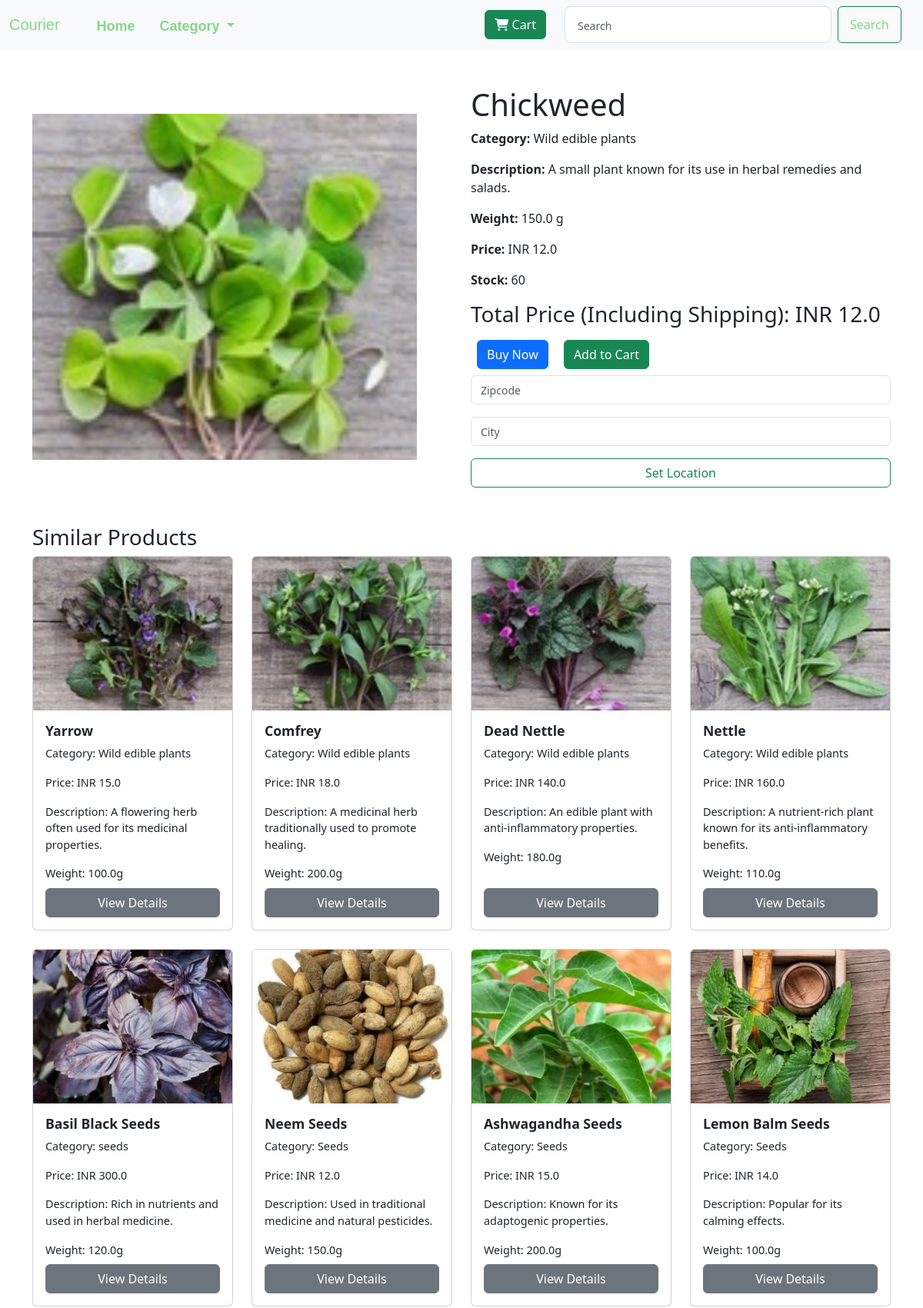
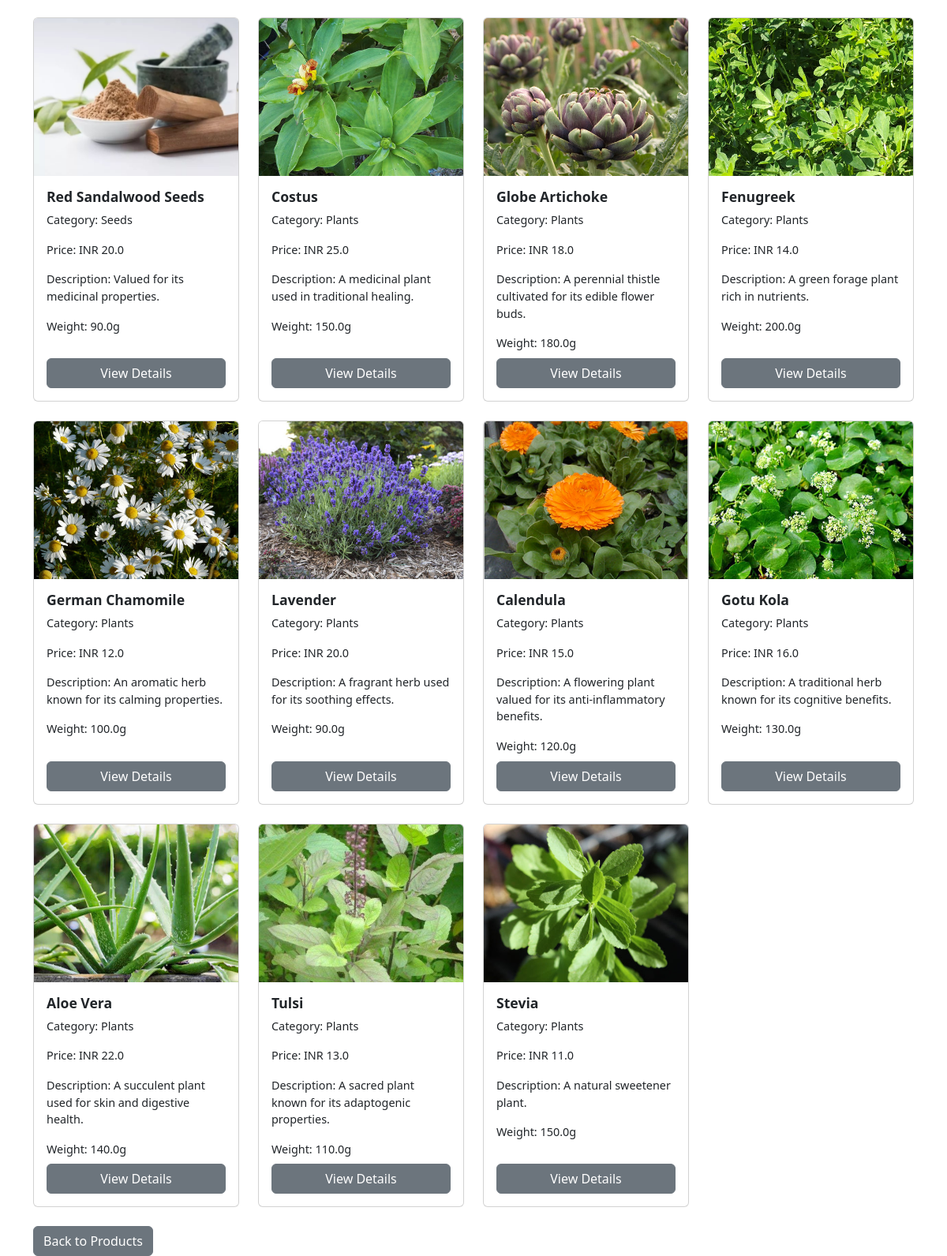
Page /detail/product/asgdysdgasyudgud2adgagduadaud on the committed database (2 pictures, top to bottom).
### model.py (models this page shows)
class Product(db.Model):
    __tablename__ = 'product'
    product_id = db.Column(db.Integer, primary_key=True)
    name = db.Column(db.String(100))
    description = db.Column(db.String(255))
    category_id = db.Column(db.Integer, db.ForeignKey('category.category_id'))
    category_name = db.Column(db.String(100))  # Directly store category name here
    cost_price = db.Column(db.Float)
    selling_price = db.Column(db.Float)
    weight = db.Column(db.Float)
    stock_quantity = db.Column(db.Integer)
    image_url = db.Column(db.String(255))
    added_date = db.Column(db.DateTime, default=datetime.utcnow)
    updated_date = db.Column(db.DateTime, default=datetime.utcnow)
    order_details = db.relationship('OrderDetail', backref='product')

### detail.py (the view)
@detail.route("/product/asgdysdgasyudgud<int:id>adgagduadaud")
def product_detail(id):
    product = Product.query.get_or_404(id)
    zipcode = session.get("zipcode")
    city = session.get("city")
    shipping_cost = 29
    total_price = product.selling_price
    if zipcode and city:
        if city in calculate_states:
            zip_range = calculate_states[city]
            if zip_range[0] <= int(zipcode) <= zip_range[1]:
                shipping_cost = 0
        total_price += shipping_cost
    other_products = Product.query.filter(Product.product_id != id).all()
    return render_template(
        "product_detail.html",
        product=product,
        total_price=total_price,
        shipping_cost=shipping_cost,
        free_shipping=shipping_cost == 0,
        other_products=other_products,
    )

### templates/product_detail.html (shortened to what this page needs)
<!DOCTYPE html>
<html lang="en">
<head>
    <link rel="stylesheet" href="https://cdnjs.cloudflare.com/ajax/libs/font-awesome/6.7.1/css/all.min.css">
    <link href="https://cdn.jsdelivr.net/npm/bootstrap@5.3.0/dist/css/bootstrap.min.css" rel="stylesheet">
</head>
<body>
    <nav class="navbar navbar-expand-lg navbar-light bg-light">
        <div class="container-fluid">
            <a class="navbar-brand" href="#" style="color: #86d68b; font-family: 'Franklin Gothic Medium', 'Arial Narrow', Arial, sans-serif;">Courier</a>
            <div class="collapse navbar-collapse" id="navbarSupportedContent">
                <ul class="navbar-nav me-auto mb-2 mb-lg-0 ms-4">
                    <li class="nav-item">
                        <a class="nav-link active fw-bold mt-1" style="font-family: 'Franklin Gothic Medium', 'Arial Narrow', Arial, sans-serif; font-size: large; color: #86d68b;" aria-current="page" href="{{ url_for('app.product_list') }}">Home</a>
                    </li>
                    <li class="nav-item dropdown">
                        <a class="nav-link dropdown-toggle fw-bold ms-3 mt-1" style="font-family: 'Franklin Gothic Medium', 'Arial Narrow', Arial, sans-serif; font-size: large; color: #86d68b;" href="#" role="button" data-bs-toggle="dropdown" aria-expanded="false">
                            Category
                        </a>
                    </li>
                </ul>
                <a href="{{ url_for('cart.view_cart') }}" class="btn btn-success me-4">
                        <i class="fa fa-shopping-cart"></i> Cart
                    </a>
                <div class="d-flex flex-wrap">
                    <form class="d-flex me-3" action="{{ url_for('app.product_list') }}" method="get" role="search">
                        <input class="form-control form-control-lg me-2" style="color: #86d68b;" type="search" name="query" placeholder="Search" aria-label="Search">
                        <button class="btn btn-outline-success" type="submit" style="color: #86d68b; width: 100px;">Search</button>
                    </form>
                </div>
            </div>
        </div>
    </nav>
    <div class="container mt-5">
        <div class="row align-items-center">
            <div class="col-md-6 col-12">
                <img src="/static/{{ product.image_url }}" class="img-fluid product-image" style="height: 450px; width: 500px;" alt="{{ product.name }}">
            </div>
            <div class="col-md-6 col-12">
                <h1>{{ product.name }}</h1>
                <p><strong>Category: </strong> {{ product.category_name }}</p>
                <p><strong>Description: </strong>{{ product.description }}</p>
                <p><strong>Weight: </strong>{{ product.weight }} g</p>
                <p><strong>Price: </strong>INR {{ product.selling_price }}</p>
                <p><strong>Stock: </strong>{{ product.stock_quantity }}</p>
                <h3>Total Price (Including Shipping): INR {{ total_price }}</h3>
                <a href="{{ url_for('shipping.buy_now', product_id=product.product_id) }}" class="btn btn-primary m-2">Buy Now</a>
                <a href="{{ url_for('cart.add_to_cart', product_id=product.product_id) }}" class="btn btn-success m-2">Add to Cart</a>
                <div class="mobile-location-inputs">
                    <form action="{{ url_for('cart.set_location') }}" method="POST">
                        <input class="form-control me-2 mb-3" type="text" style="width: 100%;" name="zipcode" placeholder="Zipcode" required>
                        <input class="form-control me-2 mb-3" type="text" style="width: 100%;" name="city" placeholder="City" required>
                        <button class="btn btn-outline-success w-100" type="submit">Set Location</button>
                    </form>
                </div>
            </div>
        </div>
        <h3 class="mt-5">Similar Products</h3>
        <div class="row row-cols-1 row-cols-md-4 g-4">
            {% for other_product in other_products %}
                <div class="col">
                    <a href="{{ url_for('detail.product_detail', id=other_product.product_id) }}" class="text-decoration-none text-dark">
                        <div class="card h-100">
                            <img src="/static/{{ other_product.image_url }}" class="card-img-top" alt="{{ other_product.name }}">
                            <div class="card-body">
                                <h5 class="card-title">{{ other_product.name }}</h5>
                                <p class="card-text">Category: {{ other_product.category_name }}</p>
                                <p class="card-text">Price: INR {{ other_product.selling_price }}</p>
                                <p class="card-text">Description: {{ other_product.description }}</p>
                                <p class="card-text">Weight: {{ other_product.weight }}g</p>
                                <a href="{{ url_for('detail.product_detail', id=other_product.product_id) }}" class="btn btn-secondary mt-2">View Details</a>
                            </div>
                        </div>
                    </a>
                </div>
            {% endfor %}
        </div>
        <a href="{{ url_for('app.product_list') }}" class="btn btn-secondary mt-4">Back to Products</a>
    </div>
</body>
</html>

### templates/product_detail.html (style rules this page uses)
.card img { height: 200px; object-fit: cover; }
.card-body { display: flex; flex-direction: column; justify-content: space-between; }
.card-title { font-size: 1.1rem; font-weight: bold; }
.card-text { font-size: 0.9rem; }
input::placeholder { color: #86d68b; font-size: 14px; }
.product-image { object-fit: cover; height: 100%; width: 100%; }
@media (min-width: 481px) { .navbar .navbar-nav { display: flex; } }

### rows in the picture
Product: image_url (picture), name "Chickweed", category_name "Wild edible plants", description "A small plant known for its use in herbal remedies and salads.", weight "150.0", selling_price "12.0", stock_quantity "60"
Product: image_url (picture), name "Yarrow", category_name "Wild edible plants", selling_price "15.0", description "A flowering herb often used for its medicinal properties.", weight "100.0"
Product: image_url (picture), name "Comfrey", category_name "Wild edible plants", selling_price "18.0", description "A medicinal herb traditionally used to promote healing.", weight "200.0"
Product: image_url (picture), name "Dead Nettle", category_name "Wild edible plants", selling_price "140.0", description "An edible plant with anti-inflammatory properties.", weight "180.0"
Product: image_url (picture), name "Nettle", category_name "Wild edible plants", selling_price "160.0", description "A nutrient-rich plant known for its anti-inflammatory benefits.", weight "110.0"
Product: image_url (picture), name "Basil Black Seeds", category_name "seeds", selling_price "300.0", description "Rich in nutrients and used in herbal medicine.", weight "120.0"
Product: image_url (picture), name "Neem Seeds", category_name "Seeds", selling_price "12.0", description "Used in traditional medicine and natural pesticides.", weight "150.0"
Product: image_url (picture), name "Ashwagandha Seeds", category_name "Seeds", selling_price "15.0", description "Known for its adaptogenic properties.", weight "200.0"
Product: image_url (picture), name "Lemon Balm Seeds", category_name "Seeds", selling_price "14.0", description "Popular for its calming effects.", weight "100.0"
Product: image_url (picture), name "Red Sandalwood Seeds", category_name "Seeds", selling_price "20.0", description "Valued for its medicinal properties.", weight "90.0"
Product: image_url (picture), name "Costus", category_name "Plants", selling_price "25.0", description "A medicinal plant used in traditional healing.", weight "150.0"
Product: image_url (picture), name "Globe Artichoke", category_name "Plants", selling_price "18.0", description "A perennial thistle cultivated for its edible flower buds.", weight "180.0"
Product: image_url (picture), name "Fenugreek", category_name "Plants", selling_price "14.0", description "A green forage plant rich in nutrients.", weight "200.0"
Product: image_url (picture), name "German Chamomile", category_name "Plants", selling_price "12.0", description "An aromatic herb known for its calming properties.", weight "100.0"
Product: image_url (picture), name "Lavender", category_name "Plants", selling_price "20.0", description "A fragrant herb used for its soothing effects.", weight "90.0"
Product: image_url (picture), name "Calendula", category_name "Plants", selling_price "15.0", description "A flowering plant valued for its anti-inflammatory benefits.", weight "120.0"
Product: image_url (picture), name "Gotu Kola", category_name "Plants", selling_price "16.0", description "A traditional herb known for its cognitive benefits.", weight "130.0"
Product: image_url (picture), name "Aloe Vera", category_name "Plants", selling_price "22.0", description "A succulent plant used for skin and digestive health.", weight "140.0"
Product: image_url (picture), name "Tulsi", category_name "Plants", selling_price "13.0", description "A sacred plant known for its adaptogenic properties.", weight "110.0"
Product: image_url (picture), name "Stevia", category_name "Plants", selling_price "11.0", description "A natural sweetener plant.", weight "150.0"
